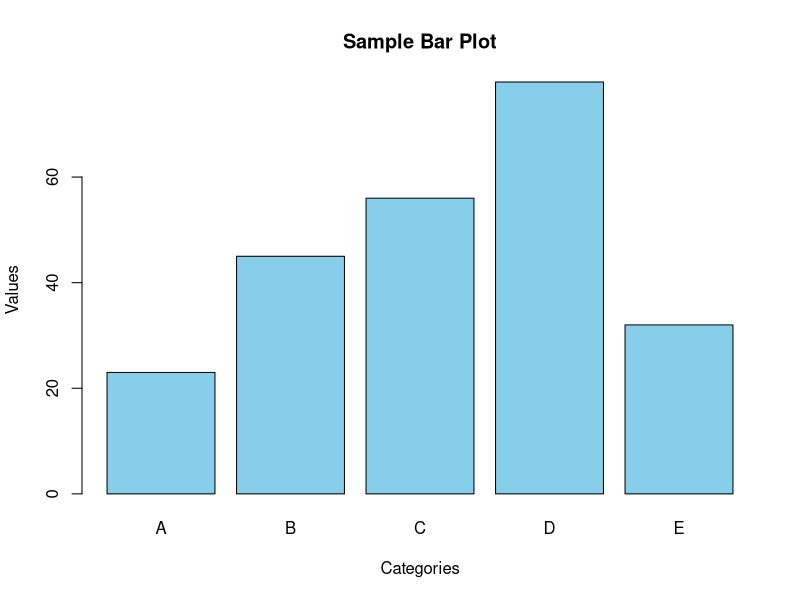
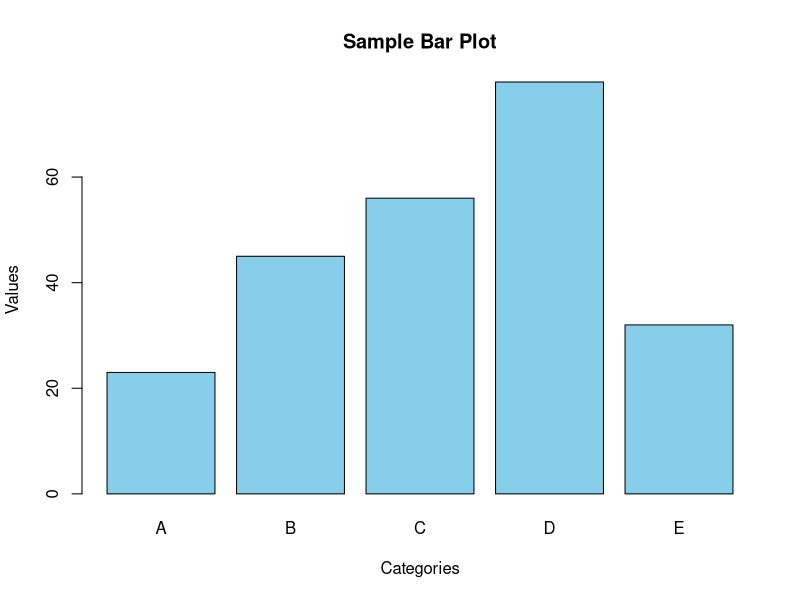

Write R code to recreate these figures, in order.
# R script to create a bar plot and save it

# Create sample data
categories <- c("A", "B", "C", "D", "E")
values <- c(23, 45, 56, 78, 32)

# Create the bar plot
barplot(values, 
        names.arg = categories,
        main = "Sample Bar Plot",
        xlab = "Categories",
        ylab = "Values",
        col = "skyblue",
        border = "black")

# Save the plot as a PNG file
png("bar_plot.png")
barplot(values, 
        names.arg = categories,
        main = "Sample Bar Plot",
        xlab = "Categories",
        ylab = "Values",
        col = "skyblue",
        border = "black")
dev.off() # Close the PNG device
